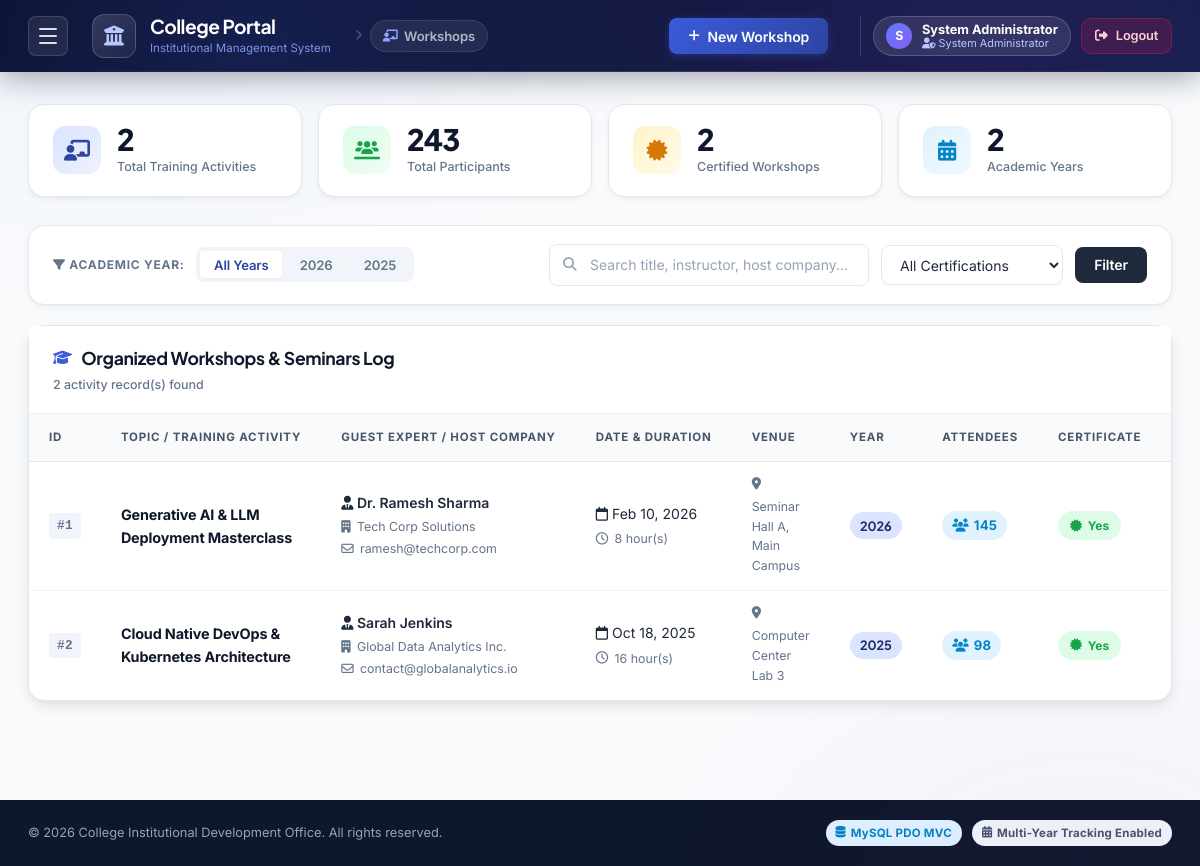
/index.php?module=workshop (signed in), run on the app's committed database.
### tables this page shows
CREATE TABLE IF NOT EXISTS `workshops` (
  `id` INT AUTO_INCREMENT PRIMARY KEY,
  `title` VARCHAR(255) NOT NULL,
  `instructor_name` VARCHAR(150) DEFAULT NULL,
  `company_name` VARCHAR(255) DEFAULT NULL,
  `instructor_email` VARCHAR(150) DEFAULT NULL,
  `venue` VARCHAR(255) DEFAULT NULL,
  `held_on` DATE NOT NULL,
  `duration` INT DEFAULT 1,
  `description` TEXT DEFAULT NULL,
  `certificate` TINYINT(1) DEFAULT 0,
  `total_participants` INT DEFAULT 0,
  `academic_year` INT NOT NULL,
  `report_file` VARCHAR(255) DEFAULT NULL,
  `created_at` DATETIME DEFAULT CURRENT_TIMESTAMP,
  `updated_at` DATETIME DEFAULT CURRENT_TIMESTAMP ON UPDATE CURRENT_TIMESTAMP,
  INDEX (`academic_year`),
  INDEX (`held_on`)
);

### views/workshop/index.php (the view, shortened to what the rows shown need)
<div class="container">
    <div class="card table-card">
        <div class="card-header">
            <div class="card-title">
                <h2><i class="fa-solid fa-graduation-cap"></i> Organized Workshops & Seminars Log</h2>
            </div>
        </div>
        <div class="table-responsive">
            <table class="data-table">
                <thead>
                    <tr>
                        <th style="width: 50px;">ID</th>
                        <th>Topic / Training Activity</th>
                        <th>Guest Expert / Host Company</th>
                        <th>Date & Duration</th>
                        <th>Venue</th>
                        <th>Year</th>
                        <th>Attendees</th>
                        <th>Certificate</th>
                        <th>Summary Report</th>
                    </tr>
                </thead>
                <tbody>
                    <?php if (empty($workshops)): ?>
                        <tr>
                            <td colspan="10" class="text-center py-5">
                                <div class="empty-state">
                                    <i class="fa-solid fa-chalkboard-user empty-icon"></i>
                                    <h3>No Workshops Found</h3>
                                    <p>No workshop or seminar activity matches your filter criteria.</p>
                                    <button class="btn btn-primary mt-3" onclick="openAddWorkshopModal()">
                                        <i class="fa-solid fa-plus"></i> Add New Workshop
                                    </button>
                                </div>
                            </td>
                        </tr>
                    <?php else: ?>
                        <?php foreach ($workshops as $ws): ?>
                            <tr>
                                <td><span class="mou-id">#<?= $ws['id'] ?></span></td>
                                <td>
                                    <div class="company-info">
                                        <span class="company-name"><?= htmlspecialchars($ws['title']) ?></span>
                                    </div>
                                </td>
                                <td>
                                    <div class="contact-details">
                                        <div class="contact-name"><i class="fa-solid fa-user-tie"></i> <?= htmlspecialchars($ws['instructor_name'] ?: 'N/A') ?></div>
                                        <?php if (!empty($ws['company_name'])): ?>
                                            <div class="contact-sub"><i class="fa-solid fa-building"></i> <?= htmlspecialchars($ws['company_name']) ?></div>
                                        <?php endif; ?>
                                        <?php if (!empty($ws['instructor_email'])): ?>
                                            <div class="contact-sub"><i class="fa-regular fa-envelope"></i> <?= htmlspecialchars($ws['instructor_email']) ?></div>
                                        <?php endif; ?>
                                    </div>
                                </td>
                                <td>
                                    <div class="date-badge">
                                        <i class="fa-regular fa-calendar"></i> <?= date('M d, Y', strtotime($ws['held_on'])) ?>
                                    </div>
                                    <div class="contact-sub mt-1" style="font-size:0.775rem;">
                                        <i class="fa-regular fa-clock"></i> <?= $ws['duration'] ?> hour(s)
                                    </div>
                                </td>
                                <td>
                                    <span class="contact-sub"><i class="fa-solid fa-location-dot"></i> <?= htmlspecialchars($ws['venue'] ?: 'Campus') ?></span>
                                </td>
                                <td>
                                    <span class="year-pill"><?= $ws['academic_year'] ?></span>
                                </td>
                                <td>
                                    <span class="badge badge-info" style="font-size:0.825rem;"><i class="fa-solid fa-users"></i> <?= number_format($ws['total_participants']) ?></span>
                                </td>
                                <td>
                                    <?php if ($ws['certificate']): ?>
                                        <span class="status-badge status-active"><i class="fa-solid fa-certificate"></i> Yes</span>
                                    <?php else: ?>
                                        <span class="status-badge status-expired"><i class="fa-solid fa-minus"></i> No</span>
                                    <?php endif; ?>
                                </td>
                                <td>
                                </td>
                            </tr>
                        <?php endforeach; ?>
                    <?php endif; ?>
                </tbody>
            </table>
        </div>
    </div>
</div>

### data on the page
workshops: id "1", title "Generative AI & LLM Deployment Masterclass", instructor_name "Dr. Ramesh Sharma", company_name "Tech Corp Solutions", instructor_email "ramesh@techcorp.com", held_on "Feb 10, 2026", duration "8", venue "Seminar Hall A, Main Campus", academic_year "2026", total_participants "145", certificate 1 (drawn)
workshops: id "2", title "Cloud Native DevOps & Kubernetes Architecture", instructor_name "Sarah Jenkins", company_name "Global Data Analytics Inc.", instructor_email "contact@globalanalytics.io", held_on "Oct 18, 2025", duration "16", venue "Computer Center Lab 3", academic_year "2025", total_participants "98", certificate 1 (drawn)

### other printed values
substr($_SESSION['user_name'] ?? 'U', 0, 1) "S"
$_SESSION['user_name'] "System Administrator"
$_SESSION['user_role'] "System Administrator"
$stats['total_workshops'] "2"
$stats['total_participants'] "243"
$stats['certificate_count'] "2"
$stats['years_count'] "2"
$y "2026"
$y "2025"
count($workshops) "2"
